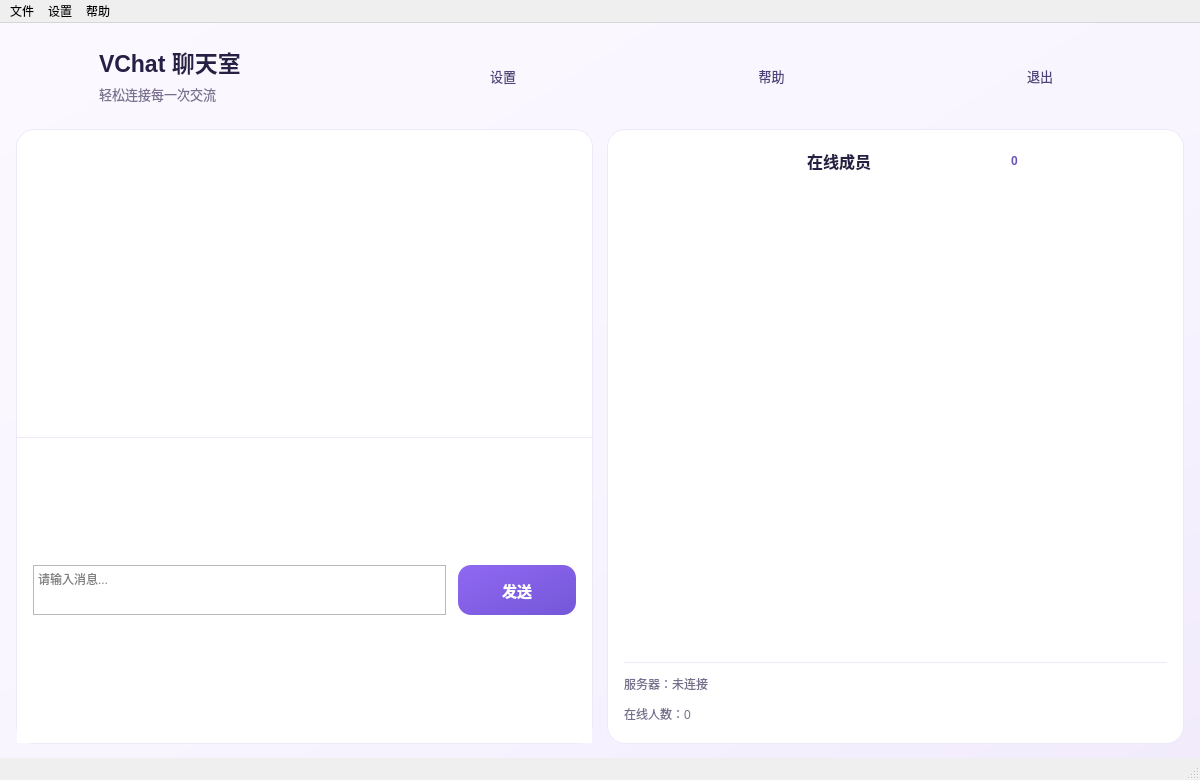
<?xml version="1.0" encoding="UTF-8"?>
<ui version="4.0">
 <class>MainWindow</class>
 <widget class="QMainWindow" name="MainWindow">
  <property name="geometry"><rect><x>0</x><y>0</y><width>1200</width><height>780</height></rect></property>
  <property name="minimumSize"><size><width>830</width><height>560</height></size></property>
  <property name="windowTitle"><string>VChat - 聊天室</string></property>
  <widget class="QWidget" name="centralwidget">
   <property name="styleSheet"><string notr="true">
QWidget#centralwidget { background: qlineargradient(x1:0,y1:0,x2:1,y2:1,stop:0 #fbf8ff,stop:0.55 #f8f5ff,stop:1 #f1ebfc); color: #252044; font-family: "Microsoft YaHei UI"; }
HeaderWaveFrame#headerPanel { background: transparent; border: none; }
QFrame#chatPanel, QFrame#rightPanel { background-color: #ffffff; border: 1px solid #eee8f8; border-radius: 18px; }
QLabel#titleLabel { color: #252044; font-size: 23px; font-weight: 700; }
QLabel#subtitleLabel { color: #79718f; font-size: 13px; }
QLabel#onlineTitle { color: #252044; font-size: 16px; font-weight: 600; }
QLabel#onlineBadge { color: #6c52bc; padding: 6px 12px; font-size: 12px; font-weight: 600; }
QLabel#serverStatusLabel, QLabel#onlineCountLabel { color: #756e8c; font-size: 12px; }
QScrollArea#messageScroll { background-color: transparent; border: none; }
QScrollBar:vertical { background: transparent; width: 8px; margin: 4px 1px; }
QScrollBar::handle:vertical { background: #dcd2f2; border-radius: 4px; min-height: 26px; }
QScrollBar::handle:vertical:hover { background: #baa9e7; }
QScrollBar::add-line:vertical, QScrollBar::sub-line:vertical { height: 0px; }
QScrollBar::add-page:vertical, QScrollBar::sub-page:vertical { background: transparent; }
QWidget#messageContainer { background-color: transparent; }
QListWidget#userList { background-color: transparent; border: none; outline: none; }
QListWidget#userList::item { background-color: transparent; border-radius: 12px; }
QListWidget#userList::item:hover { background-color: #f7f4fc; }
QFrame#composer { background-color: #ffffff; border-top: 1px solid #eee8f8; }
MentionInput#messageInput { color: #252044; background-color: #ffffff; border: 1px solid #e4ddf3; border-radius: 13px; padding: 13px 16px; selection-background-color: #8064d9; font-size: 14px; }
MentionInput#messageInput:focus { border: 1px solid #9875e8; }
QPushButton#sendButton { color: white; background: qlineargradient(x1:0,y1:0,x2:1,y2:1,stop:0 #9068f3,stop:1 #7457d8); border: none; border-radius: 13px; padding: 8px 13px; font-size: 15px; font-weight: 600; }
QPushButton#sendButton:hover { background: #9574ee; }
QPushButton#sendButton:pressed { background: #694cc8; }
QPushButton#sendButton:disabled { color:#f8f6fc; background: #c5b7e6; }
QPushButton#settingsButton, QPushButton#helpButton, QPushButton#exitButton { color: #4d4279; background: transparent; border: none; border-radius: 9px; padding: 7px 9px; font-size: 13px; }
QPushButton#settingsButton:hover, QPushButton#helpButton:hover, QPushButton#exitButton:hover { background-color: #eee8fb; }
QFrame#infoDivider { background-color: #eee8f8; border: none; }
   </string></property>
   <layout class="QVBoxLayout" name="rootLayout">
    <property name="leftMargin"><number>16</number></property><property name="topMargin"><number>14</number></property><property name="rightMargin"><number>16</number></property><property name="bottomMargin"><number>14</number></property><property name="spacing"><number>14</number></property>
    <item><widget class="HeaderWaveFrame" name="headerPanel"><property name="minimumSize"><size><width>0</width><height>78</height></size></property><layout class="QHBoxLayout" name="headerLayout"><property name="leftMargin"><number>20</number></property><property name="topMargin"><number>8</number></property><property name="rightMargin"><number>16</number></property><property name="bottomMargin"><number>8</number></property><property name="spacing"><number>13</number></property>
     <item><widget class="QLabel" name="logoLabel"><property name="minimumSize"><size><width>50</width><height>50</height></size></property><property name="maximumSize"><size><width>50</width><height>50</height></size></property></widget></item>
     <item><layout class="QVBoxLayout" name="brandLayout"><property name="spacing"><number>2</number></property><item><widget class="QLabel" name="titleLabel"><property name="text"><string>VChat 聊天室</string></property></widget></item><item><widget class="QLabel" name="subtitleLabel"><property name="text"><string>轻松连接每一次交流</string></property></widget></item></layout></item>
     <item><spacer name="headerSpacer"><property name="orientation"><enum>Qt::Horizontal</enum></property></spacer></item>
     <item><widget class="QPushButton" name="settingsButton"><property name="text"><string>设置</string></property></widget></item>
     <item><widget class="QPushButton" name="helpButton"><property name="text"><string>帮助</string></property></widget></item>
     <item><widget class="QPushButton" name="exitButton"><property name="text"><string>退出</string></property></widget></item>
    </layout></widget></item>
    <item><layout class="QHBoxLayout" name="bodyLayout"><property name="spacing"><number>14</number></property>
     <item><widget class="QFrame" name="chatPanel"><layout class="QVBoxLayout" name="chatPanelLayout"><property name="leftMargin"><number>0</number></property><property name="topMargin"><number>0</number></property><property name="rightMargin"><number>0</number></property><property name="bottomMargin"><number>0</number></property><property name="spacing"><number>0</number></property>
      <item><widget class="QScrollArea" name="messageScroll"><property name="widgetResizable"><bool>true</bool></property><property name="horizontalScrollBarPolicy"><enum>Qt::ScrollBarAlwaysOff</enum></property><widget class="QWidget" name="messageContainer"><layout class="QVBoxLayout" name="messageLayout"><property name="leftMargin"><number>28</number></property><property name="topMargin"><number>18</number></property><property name="rightMargin"><number>28</number></property><property name="bottomMargin"><number>18</number></property><property name="spacing"><number>12</number></property><item><spacer name="messageBottomSpacer"><property name="orientation"><enum>Qt::Vertical</enum></property></spacer></item></layout></widget></widget></item>
      <item><widget class="QFrame" name="composer"><property name="minimumSize"><size><width>0</width><height>76</height></size></property><layout class="QHBoxLayout" name="inputLayout"><property name="leftMargin"><number>16</number></property><property name="topMargin"><number>12</number></property><property name="rightMargin"><number>16</number></property><property name="bottomMargin"><number>12</number></property><property name="spacing"><number>12</number></property><item><widget class="MentionInput" name="messageInput"><property name="minimumSize"><size><width>0</width><height>50</height></size></property><property name="maximumSize"><size><width>16777215</width><height>50</height></size></property><property name="placeholderText"><string>请输入消息...</string></property></widget></item><item><widget class="QPushButton" name="sendButton"><property name="minimumSize"><size><width>118</width><height>50</height></size></property><property name="text"><string>发送</string></property></widget></item></layout></widget></item>
     </layout></widget></item>
     <item><widget class="QFrame" name="rightPanel"><property name="minimumSize"><size><width>230</width><height>0</height></size></property><layout class="QVBoxLayout" name="rightLayout"><property name="leftMargin"><number>16</number></property><property name="topMargin"><number>18</number></property><property name="rightMargin"><number>16</number></property><property name="bottomMargin"><number>20</number></property><property name="spacing"><number>12</number></property>
      <item><layout class="QHBoxLayout" name="memberHeader"><item><widget class="QLabel" name="memberIcon"><property name="minimumSize"><size><width>22</width><height>22</height></size></property></widget></item><item><widget class="QLabel" name="onlineTitle"><property name="text"><string>在线成员</string></property></widget></item><item><spacer name="memberSpacer"><property name="orientation"><enum>Qt::Horizontal</enum></property></spacer></item><item><widget class="RoundedLabel" name="onlineBadge"><property name="text"><string>0</string></property></widget></item></layout></item>
      <item><widget class="QListWidget" name="userList"/></item>
      <item><widget class="QFrame" name="infoDivider"><property name="minimumSize"><size><width>0</width><height>1</height></size></property><property name="maximumSize"><size><width>16777215</width><height>1</height></size></property></widget></item>
      <item><widget class="QLabel" name="serverStatusLabel"><property name="text"><string>服务器：未连接</string></property></widget></item>
      <item><widget class="QLabel" name="onlineCountLabel"><property name="text"><string>在线人数：0</string></property></widget></item>
     </layout></widget></item>
    </layout></item>
   </layout>
  </widget>
  <widget class="QMenuBar" name="menubar"><widget class="QMenu" name="menuFile"><property name="title"><string>文件</string></property><addaction name="actionConnect"/><addaction name="actionDisconnect"/><addaction name="actionExit"/></widget><widget class="QMenu" name="menuSettings"><property name="title"><string>设置</string></property><addaction name="actionChangeNickname"/></widget><widget class="QMenu" name="menuHelp"><property name="title"><string>帮助</string></property><addaction name="actionAbout"/></widget><addaction name="menuFile"/><addaction name="menuSettings"/><addaction name="menuHelp"/></widget>
  <widget class="QStatusBar" name="statusbar"/>
  <action name="actionConnect"><property name="text"><string>连接服务器</string></property></action>
  <action name="actionDisconnect"><property name="text"><string>断开连接</string></property></action>
  <action name="actionExit"><property name="text"><string>退出</string></property></action>
  <action name="actionChangeNickname"><property name="text"><string>修改昵称</string></property></action>
  <action name="actionAbout"><property name="text"><string>关于</string></property></action>
 </widget>
 <customwidgets><customwidget><class>HeaderWaveFrame</class><extends>QFrame</extends><header>mainwindow.h</header></customwidget><customwidget><class>RoundedLabel</class><extends>QLabel</extends><header>mainwindow.h</header></customwidget><customwidget><class>MentionInput</class><extends>QTextEdit</extends><header>mentioninput.h</header></customwidget></customwidgets>
 <resources/>
 <connections/>
</ui>
